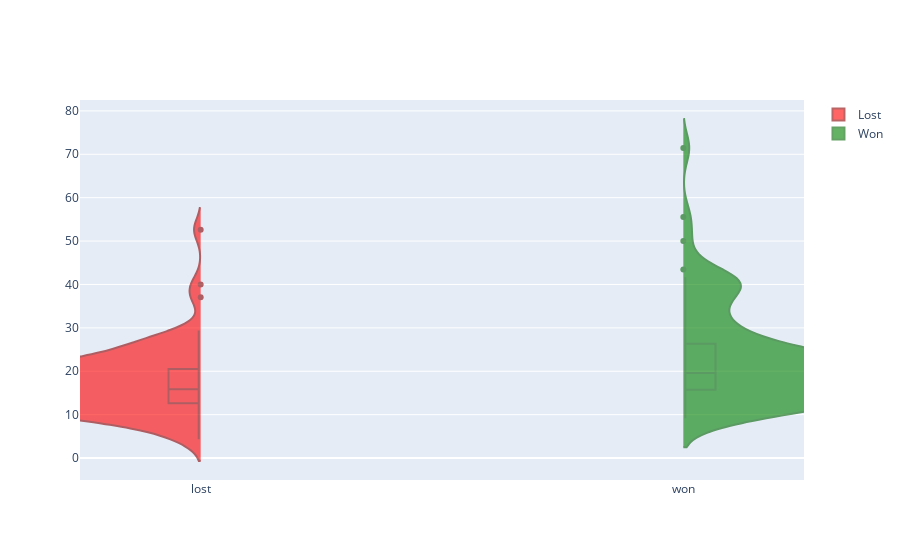

Notebook code for this chart:
### Code cell
fig = go.Figure()

fig.add_trace(
    go.Violin(x=df['win_or_lose'][ df['win_or_lose'] == 'lost'],
             y = df['kick_ratio'][ df['win_or_lose'] == 'lost'],
             name='Lost',
             line_color='darkred',
             fillcolor='red',
             opacity=0.6,
             side='negative',
             scalegroup='No',
             box_visible=True))

fig.add_trace(
    go.Violin(x=df['win_or_lose'][ df['win_or_lose'] == 'won'],
             y = df['kick_ratio'][ df['win_or_lose'] == 'won'],
             name='Won',
             line_color='darkgreen',
             fillcolor='green',
             opacity=0.6,
             side='positive',
             scalegroup='Yes',            
             box_visible=True))


fig.update_layout(violingap=0, violingroupgap=0, violinmode='overlay')
#### TODO WORK OUT HOW TO OVERLAY!
fig.show()

### Figure 1 — Plotly figure (JSON) as saved in the notebook; plotly's stock layout.template omitted (floating-point values rounded to 4 significant figures)
{"data": [{"box": {"visible": true}, "fillcolor": "red", "line": {"color": "darkred"}, "name": "Lost", "opacity": 0.6, "scalegroup": "No", "side": "negative", "type": "violin", "x": ["lost", "lost", "lost", "lost", "lost", "lost", "lost", "lost", "lost", "lost", "lost", "lost", "lost", "lost", "lost", "lost", "lost", "lost", "lost", "lost", "lost", "lost", "lost", "lost", "lost", "lost", "lost", "lost", "lost", "lost", "lost", "lost", "lost", "lost", "lost", "lost", "lost", "lost", "lost", "lost", "lost", "lost", "lost", "lost", "lost", "lost", "lost", "lost", "lost", "lost", "lost", "lost", "lost", "lost", "lost", "lost", "lost", "lost", "lost", "lost", "lost", "lost", "lost", "lost", "lost", "lost", "lost", "lost", "lost", "lost", "lost", "lost", "lost", "lost", "lost", "lost", "lost", "lost", "lost", "lost", "lost", "lost", "lost", "lost", "lost", "lost", "lost", "lost", "lost", "lost", "lost", "lost", "lost"], "y": [26.32, 10.42, 19.23, 10.42, 7.407, 14.93, 17.54, 13.89, 19.23, 4.329, 22.73, 18.87, 14.93, 10.42, 15.38, 23.81, 22.73, 21.74, 52.63, 22.22, 19.61, 14.09, 13.51, 4.566, 23.81, 19.23, 21.28, 16.39, 17.86, 26.32, 7.576, 12.5, 25, 11.9, 10.42, 13.33, 19.23, 18.18, 27.03, 14.71, 12.66, 20.41, 20, 17.86, 15.87, 13.16, 13.33, 13.16, 20.83, 17.24, 13.33, 14.09, 26.32, 16.95, 16.13, 13.51, 21.28, 21.74, 8.772, 37.04, 6.757, 19.23, 14.71, 9.434, 11.9, 21.28, 11.49, 40, 14.71, 11.63, 20.41, 11.36, 15.38, 18.18, 16.13, 27.78, 29.41, 14.93, 14.09, 17.86, 12.82, 20.41, 13.7, 11.49, 10.1, 19.61, 11.24, 10.99, 22.22, 9.434, 9.009, 15.62, 26.32]}, {"box": {"visible": true}, "fillcolor": "green", "line": {"color": "darkgreen"}, "name": "Won", "opacity": 0.6, "scalegroup": "Yes", "side": "positive", "type": "violin", "x": ["won", "won", "won", "won", "won", "won", "won", "won", "won", "won", "won", "won", "won", "won", "won", "won", "won", "won", "won", "won", "won", "won", "won", "won", "won", "won", "won", "won", "won", "won", "won", "won", "won", "won", "won", "won", "won", "won", "won", "won", "won", "won", "won", "won", "won", "won", "won", "won", "won", "won", "won", "won", "won", "won", "won", "won", "won", "won", "won", "won", "won", "won", "won", "won", "won", "won", "won", "won", "won", "won", "won", "won", "won", "won", "won", "won", "won", "won", "won", "won", "won", "won", "won", "won", "won", "won", "won", "won", "won", "won", "won", "won", "won"], "y": [27.03, 14.49, 18.52, 17.54, 22.22, 15.87, 26.32, 20, 24.39, 17.86, 14.71, 22.22, 12.2, 15.87, 20.83, 19.23, 37.04, 16.39, 50, 28.57, 34.48, 20, 20.83, 9.901, 41.67, 26.32, 12.66, 18.18, 27.78, 21.74, 14.49, 11.63, 22.73, 14.93, 10.2, 15.38, 13.89, 20.83, 10.75, 17.24, 11.36, 23.26, 14.49, 14.49, 12.05, 23.26, 16.39, 17.86, 21.74, 13.51, 23.81, 18.18, 21.74, 15.87, 35.71, 12.5, 16.67, 38.46, 22.22, 20.41, 30.3, 40, 41.67, 16.67, 14.71, 55.56, 14.09, 71.43, 22.22, 18.87, 41.67, 18.87, 40, 31.25, 16.39, 10.1, 43.48, 31.25, 18.87, 33.33, 18.52, 17.54, 19.23, 23.26, 12.35, 26.32, 25, 40, 40, 15.87, 9.174, 21.74, 19.61]}], "layout": {"violingap": 0, "violingroupgap": 0, "violinmode": "overlay"}}
